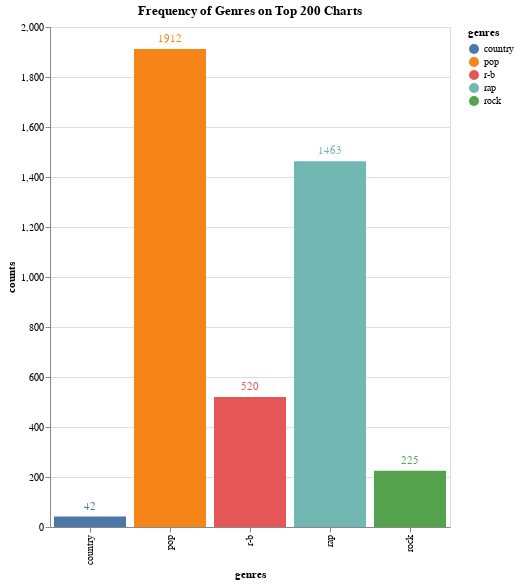

Here is the notebook cell this chart was saved with:
### Code cell
bars = alt.Chart(data=genre_frequencies_df).mark_bar().encode(
x= 'genres',
y = 'counts',
color = 'genres'
)
text = bars.mark_text(
    align='center',
    # baseline='top',
    dy=-10 
).encode(
    text='counts:Q',
)

(bars + text).properties(height=500, width = 400,title = "Frequency of Genres on Top 200 Charts").configure_range(
    category={'scheme': 'tableau10'}
)

### Figure 1 — Vega-Lite specification as saved in the notebook (floating-point values rounded to 4 significant figures)
{"config": {"view": {"continuousWidth": 400, "continuousHeight": 300}, "range": {"category": {"scheme": "tableau10"}}}, "layer": [{"mark": "bar", "encoding": {"color": {"type": "nominal", "field": "genres"}, "x": {"type": "nominal", "field": "genres"}, "y": {"type": "quantitative", "field": "counts"}}}, {"mark": {"type": "text", "align": "center", "dy": -10}, "encoding": {"color": {"type": "nominal", "field": "genres"}, "text": {"type": "quantitative", "field": "counts"}, "x": {"type": "nominal", "field": "genres"}, "y": {"type": "quantitative", "field": "counts"}}}], "data": {"name": "data-71b9376e6bf3f53f754160b399217023"}, "height": 500, "title": "Frequency of Genres on Top 200 Charts", "width": 400, "$schema": "https://vega.github.io/schema/vega-lite/v4.8.1.json", "datasets": {"data-71b9376e6bf3f53f754160b399217023": [{"genres": "r-b", "counts": 520}, {"genres": "pop", "counts": 1912}, {"genres": "rap", "counts": 1463}, {"genres": "rock", "counts": 225}, {"genres": "country", "counts": 42}]}}
